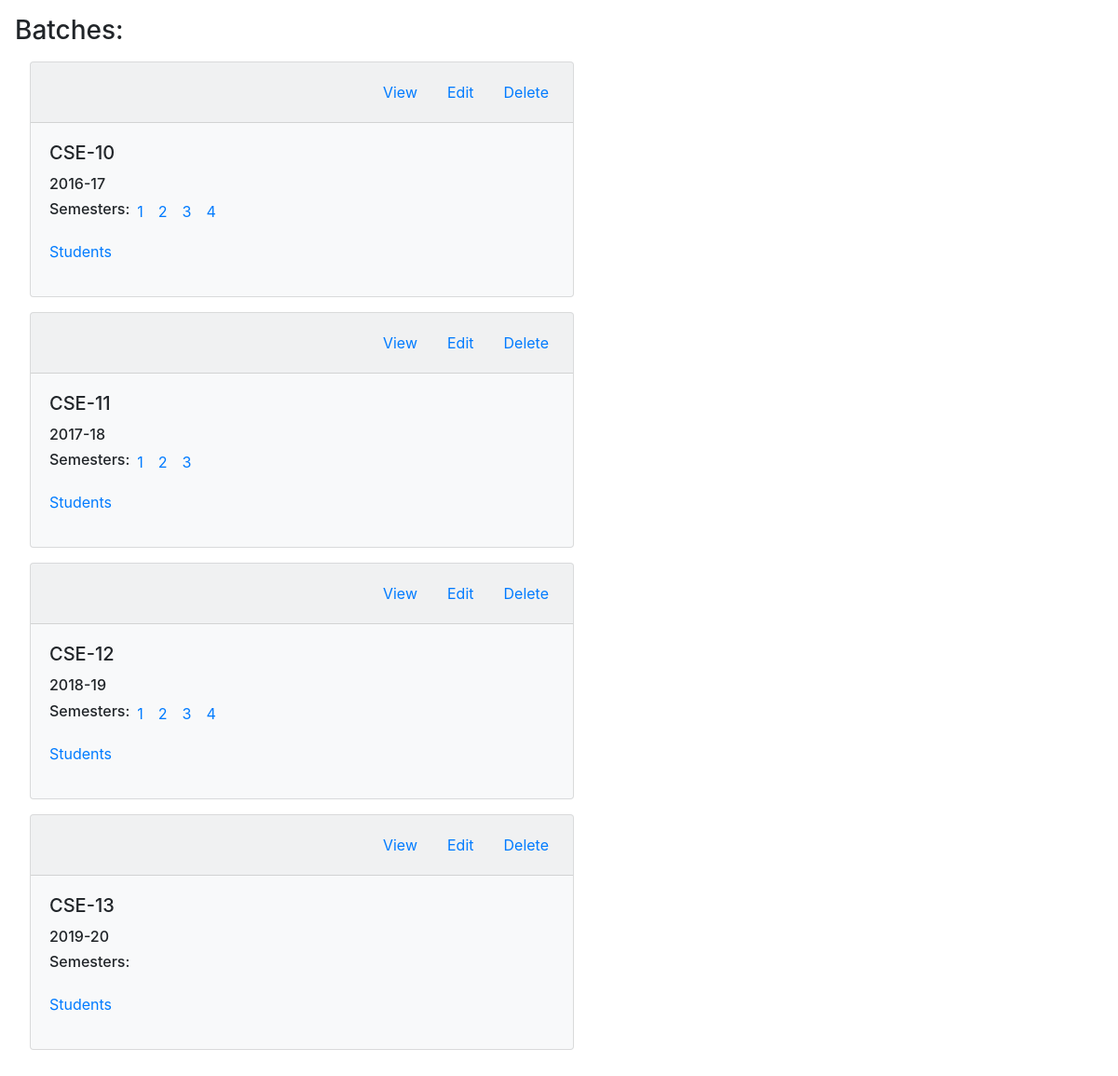
Before: /main/ with the older database file.
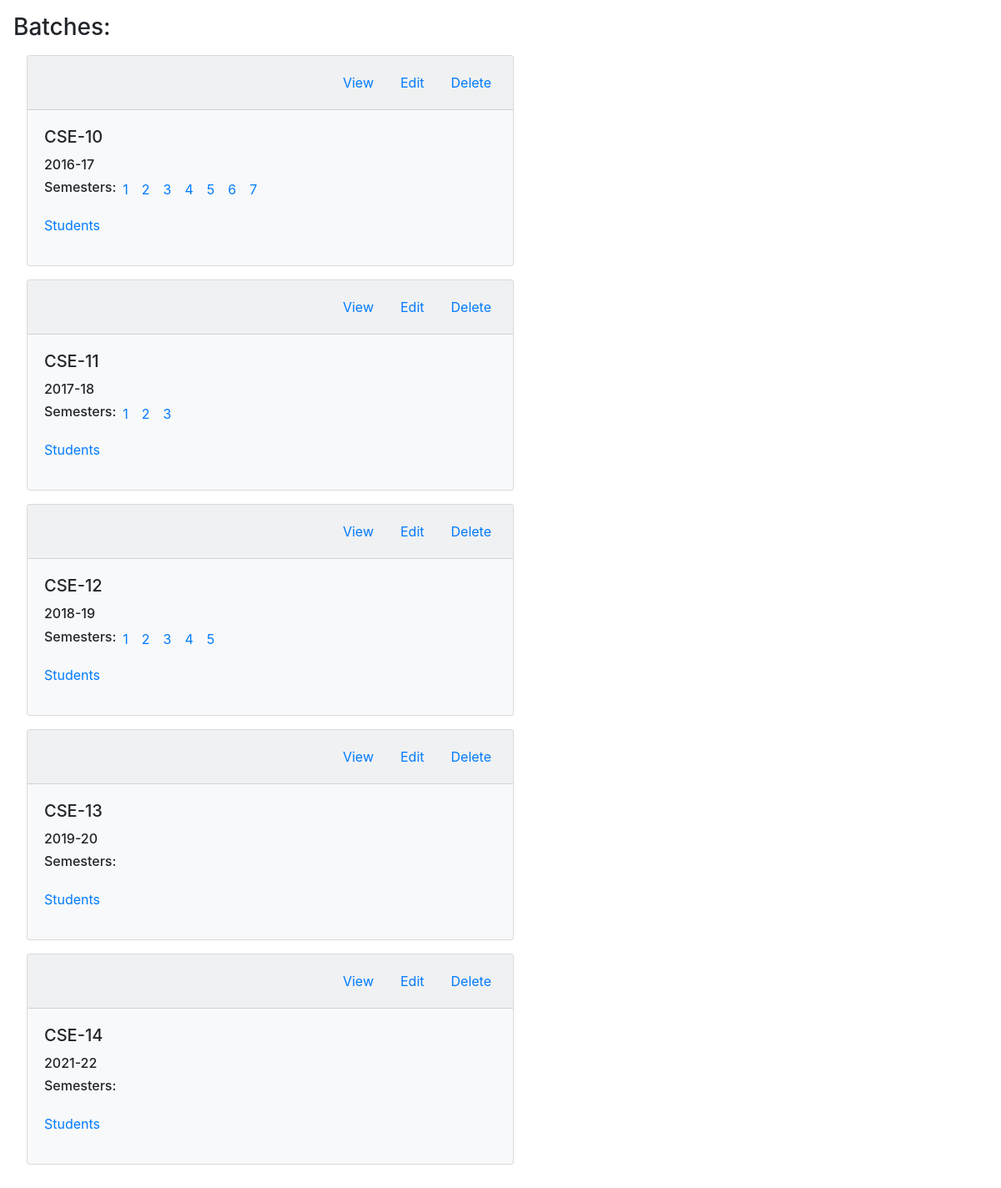
After: the same page with the newer database file.
### main/models.py (models this page shows)
class Batch(models.Model):
    id = models.AutoField
    batch_id = models.CharField(max_length=18, default="") # It shall be removed later, all the work will be modified accrodingly
    batch_no = models.CharField(max_length=6, default="")
    session = models.CharField(max_length=8, default="")

class Semester(models.Model):
    id = models.AutoField
    batch_no = models.CharField(max_length=8, default="")
    semester_no = models.IntegerField(default=None)

### main/views.py (the view, shortened to what this page needs)
# urls.py: path('', views.index, name="index"),
def index(request):
    batches = Batch.objects.all()
    all_batches = list()
    for batch in batches:
        new_dict = dict()
        semester_list = Semester.objects.filter(batch_no=batch.batch_no)
        new_list = list()
        for semester in semester_list:
            new_list.append(semester)
        new_dict['batch_id'] = batch.batch_id
        new_dict['batch_no'] = batch.batch_no
        new_dict['session'] = batch.session
        new_dict['semesters'] = new_list
        all_batches.append(new_dict)
    return render(request, 'main/index.html', {'all_batches' : all_batches})

### main/templates/main/index.html (shortened to what this page needs)
{% extends 'main/base.html' %}
{% block body %}
<section class="batch-list p-3">
    <h3>Batches: </h3>
    {% for batch in all_batches %}
    <div class="card bg-light w-50 m-3">
        <div class="card-header">
            <ul class="nav nav-pills justify-content-end card-header-pills">
                <li class="nav-item">
                    <a class="nav-link" href="#">View</a>
                </li>
                <li class="nav-item">
                    <a class="nav-link" href="#">Edit</a>
                </li>
                <li class="nav-item">
                    <a class="nav-link">Delete</a>
                </li>
            </ul>
        </div>
        <div class="card-body">
            <h5 class="card-title">{{batch.batch_no}}</h5>
            <h6 class="card-text">{{batch.session}}</h6>
            <ul class="list-unstyled d-flex">
                <h6>Semesters: </h6>
                {% for semester in batch.semesters %}
                    {% if semester.batch_no == batch.batch_no  %}
                        <li class="mx-2">
                            <a href="semester_view/{{semester.batch_no}}/{{semester.semester_no}}">{{semester.semester_no}}</a>
                        </li>
                    {% endif %}
                {% endfor %}
            </ul>
            <p><a href="students_view/{{batch.batch_no}}">Students</a></p>
        </div>
    </div>
    {% endfor %}
</section>
{% endblock %}

Changed rows visible on the page:
added Semester: semester_no "5", shown under "CSE-10"
added Semester: semester_no "6", shown under "CSE-10"
added Semester: semester_no "7", shown under "CSE-10"
added Semester: semester_no "5", shown under "CSE-12"
added Batch: batch_no "CSE-14", session "2021-22"
Other visible differences:
new list line: "View Edit Delete Semesters: Students"
